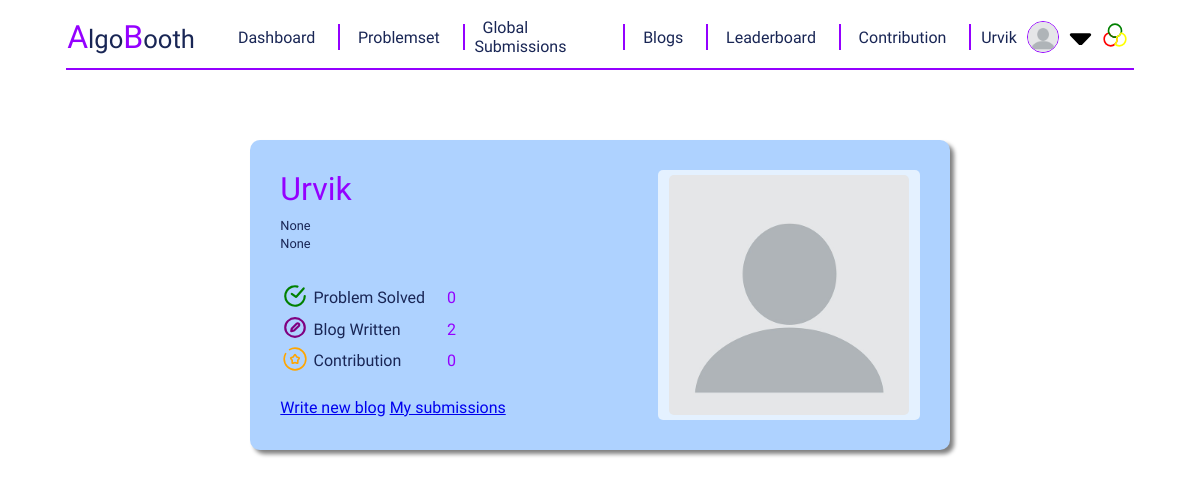
/profile_page/ (signed in), run on the app's committed database.
### register/models.py (models this page shows)
class CustomUser(AbstractUser):
    country = models.CharField(max_length=100,blank=True, null=True)
    university_name = models.CharField(max_length=100,blank=True, null=True)
    profile_image = models.ImageField(upload_to='profile_image/', blank=True, null=True,default='profile_image/blank-profile-picture.png')

### profilePage/views.py (the view)
# urls.py: path('profile_page/' , include('profilePage.urls')),
def profile_page(request):
    blogs = Blog.objects.filter(author=request.user)
    blog_count = blogs.count()
    user_id = request.user.id
    problem_solved = Submission.objects.filter(user_id = user_id , verdict = getMessage(ACCEPTED)).values('problem_id').annotate(count = Count('problem_id')).count()
    likes = 0
    dislikes = 0
    for blog in blogs:
        likes += Like.objects.filter(blog=blog).count()
        dislikes += Dislike.objects.filter(blog=blog).count()
    contribution = likes - dislikes
    return render(request, "profile_page.html", {'blog_count': blog_count, 'contribution': contribution , 'problem_solved' : problem_solved})

### problemPage/config.py (called while the page is built)
def getMessage(id) :
    decode = {
        1 : "Compilation Error",
        2 : "Runtime Error",
        3 : "Wrong Answer",
        4 : "Time Limit Exceeded",
        5 : "Memory Limit Exceeded",
        6 : "Accepted"
    }
    return decode[id]

### profilePage/templates/profile_page.html (shortened to what this page needs)
{% extends "base.html" %}
{% load static %}
{% block add_css_file %}
    <link href='{% static "styles/profile_page.css" %}' rel="stylesheet">
{% endblock add_css_file %}
{% block content %}
    <div id = "profile-page-container">
        <div id = "profile-details">
            <div id = "profile-details-left">
                <div id = "profile-username">
                    {{user}}
                </div>
                <div id = "profile-location">
                    {{user.country}}
                </div>
                <div id = "profile-org">
                    {{user.university_name}}
                </div>
                <div>
                    <table>
                        <tr>
                            <td><img class = "icons" src="{% static "icons/problem_solved.svg" %}" alt=""></td>
                            <td>Problem Solved</td>
                            <td>{{ problem_solved }}</td>
                        </tr>
                        <tr>
                            <td><img class = "icons" src="{% static "icons/blog.svg" %}" alt=""></td>
                            <td>Blog Written</td>
                            <td>{{ blog_count }}</td>
                        </tr>
                        <tr>
                            <td><img class = "icons" src="{% static "icons/star.svg" %}" alt=""></td>
                            <td>Contribution</td>
                            <td>{{contribution}}</td>
                        </tr>
                    </table>
                </div>
                <div id = "new-blog-link">
                    <a href="{% url "add_blog_page" %}">Write new blog</a>
                    <a href="{% url "my_submissions" 1 %}">My submissions</a>
                </div>
            </div>
            <div id = "profile-details-right">
                {% if user.profile_image %}
                <img src="{{ user.profile_image.url }}" alt="Loading profile photo">
                {% else %}
                <img src="\media\profile_image\blank-profile-picture.png" alt="Default Image">
                {% endif %}
            </div>
        </div>
    </div>
{% endblock content %}

### templates/base.html (shortened to what this page needs)
<!DOCTYPE html>
<html lang="en">
    <head>
        {% load static %}
        <link href='{% static "styles/base.css" %}' rel="stylesheet">
        <link href='{% static "styles/toast.css" %}' rel="stylesheet">
        {% block add_css_file %}{% endblock add_css_file %}
    </head>
    <body>
        <div id = "root">
            <div id = "navbar">
                <div id = "logo">
                    <span class = "special-char">A</span>lgo<span class = "special-char">B</span>ooth
                </div>
                <div id = "nav-item-div">
                    <div class = "nav-item">
                        <a href="{% url "dashboard" %}">Dashboard</a>
                    </div>
                    <div class = "nav-item">
                        <a href="{% url "problem_page" %}">Problemset</a>
                    </div>
                    <div class = "nav-item">
                        <a href="{% url "global_submissions" %}">Global Submissions</a>
                    </div>
                    <div class = "nav-item">
                        <a href="{% url "blog_page" %}">Blogs</a>
                    </div>
                    <div class = "nav-item">
                        <a href="{% url "standing_page" %}">Leaderboard</a>
                    </div>
                    <div class = "nav-item">
                        <a href="{% url "contribution_page" %}">Contribution</a>
                    </div>
                    {% if user.is_authenticated %}
                    <div class = "nav-item">
                        <div id = "my-select">
                            {{user}}
                            <img id = "profile-picture-nav" src="{{user.profile_image.url}}" alt="">
                            <img class = "icons" id = "drop-icon" src={% static "icons/drop.svg" %} alt="drop">
                        </div>
                    </div>
                    {%else%}
                    <div class = "vertical-line"></div>
                    <div class = "nav-item">
                        <a href="{% url "login" %}">Login</a>
                    </div>
                    {%endif%}
            </div>
            <div title = "Change Theme" class = "nav-item" id = "change-theme">
                <img class = "icons" src="{% static "icons/theme.svg" %}" alt="">
            </div>
            </div>
            <div class = "horizontal-line">
            </div>
            <div id = "container">
                {% block content %}{% endblock content %}
            </div>
        </div>
    </body>
</html>

### static/styles/base.css (style rules this page uses)
:root { --color-a: #45FFCA; --color-a-low: rgba(69,255,202,0.5); --color-a-theme-1: rgb(34, 34, 34); --color-a-theme-2: rgb(67, 66, 66); --color-b: yellow; --color-c: rgb(255, 255, 255); font-family: 'Mooli', sans-serif; background-color: #001524; color: var(--color-b); }
body { display: flex; flex-direction: column; }
.icons { height: 1.6rem; width: auto; }
#container { width: 90%; }
#root { display: flex; flex-direction: column; align-items: center; }
#navbar { display: flex; flex-direction: row; border-radius: 5px; align-items: center; padding: 5px; width: 90%; }
#nav-item-div { width: 90%; display: flex; flex-direction: row; gap: 10px; align-items: center; padding: 5px; justify-content: space-evenly; }
.nav-item { padding-right: 5px; color: var(--color-b); }
.nav-item a { padding: 8px; text-decoration: none; color: var(--color-b); }
#logo { margin-right: 30px; font-size: 1.6rem; }
.special-char { color: var(--color-a); font-size: 2rem; }
.horizontal-line { width: 90%; margin-top: 2px; margin-bottom: 10px; border: 1px solid var(--color-a); }
#change-theme { cursor: pointer; }
#my-select { display: flex; align-items: center; }
#drop-icon { position: relative; top: -5px; }
#profile-picture-nav { height: 30px; width: 30px; margin-right: 10px; margin-left: 10px; border-radius: 100%; border: 1px solid var(--color-a); }

### static/styles/profile_page.css (style rules this page uses)
#profile-page-container { display: flex; flex-direction: column; margin: auto; margin-top: 60px; padding: 30px; width: 60%; background-color: var(--color-a-theme-1); border-radius: 10px; box-shadow: 4px 4px 4px grey; }
#profile-details { display: flex; flex-direction: row; justify-content: space-between; }
#profile-details-left { flex: 3; }
#profile-details-right { max-height: 280px; max-width: 280px; flex: 2; display: grid; place-items: center; padding: 5px; border-radius: 5px; background-color: var(--color-a-theme-2); }
#profile-details-right img { height: 240px; width: 240px; border-radius: 5px; }
#profile-page-container table { width: 30%; min-width: 300px; }
#profile-page-container td { border: none; text-align: left; padding: 0; }
#profile-page-container td:first-child { width: 10%; }
#profile-page-container td:nth-child(2) { width: 45%; }
#profile-page-container td:last-child { color: var(--color-a); }
#profile-username { color: var(--color-a); font-size: 2rem; margin-bottom: 10px; }
#profile-location , #profile-name { font-size: 0.8rem; margin-bottom: 3px; }
#profile-org { font-size: 0.8rem; margin-bottom: 30px; }
#new-blog-link { margin-top: 20px; cursor: pointer; }

### data on the page
CustomUser: username "Urvik", profile_image (placeholder picture), country "None", university_name "None"

### other printed values
{{ problem_solved }} "0"
{{ blog_count }} "2"
{{ contribution }} "0"
